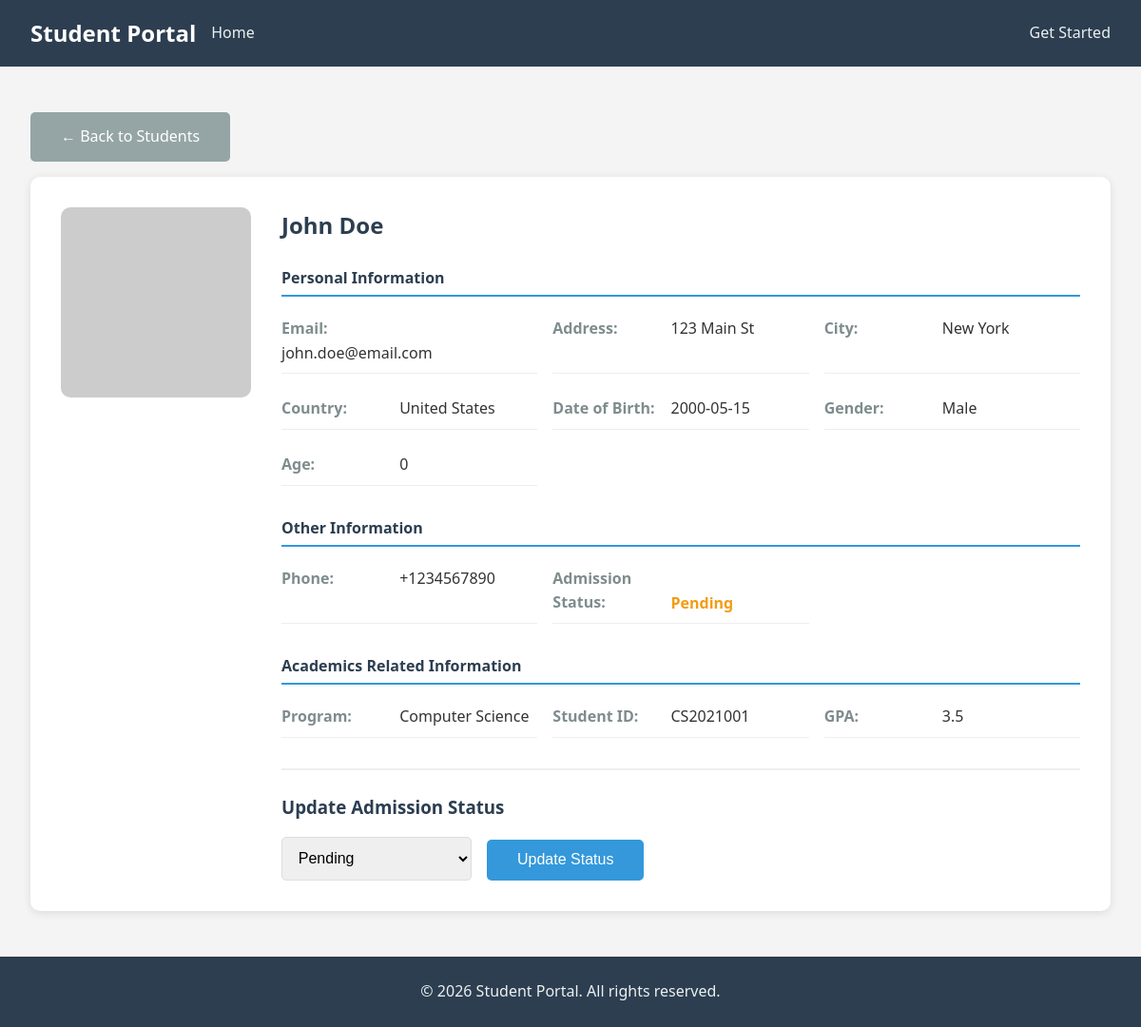
The page /student/3 on the database its author committed.
### tables this page shows
CREATE TABLE students (
                id INTEGER PRIMARY KEY AUTOINCREMENT,
                first_name TEXT NOT NULL,
                last_name TEXT NOT NULL,
                email TEXT NOT NULL,
                phone TEXT,
                address TEXT NOT NULL,
                city TEXT NOT NULL,
                country TEXT NOT NULL,
                dob DATE NOT NULL,
                gender TEXT NOT NULL,
                program TEXT NOT NULL,
                student_id TEXT NOT NULL,
                gpa REAL NOT NULL,
                image TEXT,
                status TEXT DEFAULT 'Pending',
                created_at TIMESTAMP DEFAULT CURRENT_TIMESTAMP
            , age INTEGER NOT NULL DEFAULT 0);

### app.py (the view)
@app.route('/student/<int:student_id>')
def student_details(student_id):
    db = get_db()
    student = db.execute('SELECT * FROM students WHERE id = ?', (student_id,)).fetchone()
    if not student:
        flash('Student not found', 'error')
        return redirect(url_for('index'))
    return render_template('details.html', student=student)

### app.py (called while the page is built)
def get_db():
    if 'db' not in g:
        g.db = sqlite3.connect(app.config['DATABASE'], timeout=30, isolation_level=None)
        g.db.row_factory = sqlite3.Row
    return g.db

### templates/details.html (shortened to what this page needs)
{% extends "base.html" %}
{% block content %}
<main>
    <section class="details-section">
        <div class="container">
            <a href="{{ url_for('index') }}" class="btn btn-back">&larr; Back to Students</a>
            <div class="student-card">
                <div class="student-image">
                    {% if student.image %}
                        <img src="{{ url_for('static', filename='uploads/' + student.image) }}" alt="{{ student.first_name }}">
                    {% else %}
                        <img src="https://via.placeholder.com/200x200/cccccc/666666?text=No+Image" alt="No Image">
                    {% endif %}
                </div>
                <div class="student-info">
                    <h2>{{ student.first_name }} {{ student.last_name }}</h2>
                    <div class="info-section">
                        <h3>Personal Information</h3>
                        <div class="info-grid">
                            <div class="info-item">
                                <span class="info-label">Email:</span>
                                <span class="info-value">{{ student.email }}</span>
                            </div>
                            <div class="info-item">
                                <span class="info-label">Address:</span>
                                <span class="info-value">{{ student.address }}</span>
                            </div>
                            <div class="info-item">
                                <span class="info-label">City:</span>
                                <span class="info-value">{{ student.city }}</span>
                            </div>
                            <div class="info-item">
                                <span class="info-label">Country:</span>
                                <span class="info-value">{{ student.country }}</span>
                            </div>
                            <div class="info-item">
                                <span class="info-label">Date of Birth:</span>
                                <span class="info-value">{{ student.dob }}</span>
                            </div>
                            <div class="info-item">
                                <span class="info-label">Gender:</span>
                                <span class="info-value">{{ student.gender }}</span>
                            </div>
                            <div class="info-item">
                                <span class="info-label">Age:</span>
                                <span class="info-value">{{ student.age }}</span>
                            </div>
                        </div>
                    </div>
                    <div class="info-section">
                        <h3>Other Information</h3>
                        <div class="info-grid">
                            <div class="info-item">
                                <span class="info-label">Phone:</span>
                                <span class="info-value">{{ student.phone or 'N/A' }}</span>
                            </div>
                            <div class="info-item">
                                <span class="info-label">Admission Status:</span>
                                <span class="info-value status-{{ student.status|lower }}">{{ student.status }}</span>
                            </div>
                        </div>
                    </div>
                    <div class="info-section">
                        <h3>Academics Related Information</h3>
                        <div class="info-grid">
                            <div class="info-item">
                                <span class="info-label">Program:</span>
                                <span class="info-value">{{ student.program }}</span>
                            </div>
                            <div class="info-item">
                                <span class="info-label">Student ID:</span>
                                <span class="info-value">{{ student.student_id }}</span>
                            </div>
                            <div class="info-item">
                                <span class="info-label">GPA:</span>
                                <span class="info-value">{{ student.gpa }}</span>
                            </div>
                        </div>
                    </div>
                    <div class="status-form">
                        <h3>Update Admission Status</h3>
                        <form id="statusForm" action="{{ url_for('update_status', student_id=student.id) }}" method="POST">
                            <select id="statusSelect" name="status" required>
                                <option value="Pending" {% if student.status == 'Pending' %}selected{% endif %}>Pending</option>
                            </select>
                            <button type="submit" class="btn btn-primary">Update Status</button>
                        </form>
                    </div>
                </div>
            </div>
        </div>
    </section>
</main>
{% endblock %}

### templates/base.html (shortened to what this page needs)
<!DOCTYPE html>
<html lang="en">
<head>
    <link rel="stylesheet" href="{{ url_for('static', filename='css/style.css') }}">
</head>
<body>
    <nav class="navbar">
        <div class="container">
            <a href="{{ url_for('landing') }}" class="logo">Student Portal</a>
            <ul class="nav-links nav-left">
                <li><a href="{{ url_for('landing') }}" {% if request.endpoint == 'landing' %}class="active"{% endif %}>Home</a></li>
            </ul>
            <ul class="nav-links nav-right">
                <li><a href="{{ url_for('form') }}" {% if request.endpoint == 'form' %}class="active"{% endif %}>Get Started</a></li>
            </ul>
        </div>
    </nav>
    {% block content %}{% endblock %}
    <footer class="footer">
        <div class="container">
            <p>&copy; 2026 Student Portal. All rights reserved.</p>
        </div>
    </footer>
</body>
</html>

### static/css/style.css (style rules this page uses)
* { margin: 0; padding: 0; box-sizing: border-box; }
body { font-family: 'Segoe UI', Tahoma, Geneva, Verdana, sans-serif; line-height: 1.6; color: #333; background-color: #f4f4f4; min-height: 100vh; display: flex; flex-direction: column; }
main { flex: 1; }
.navbar { background-color: #2c3e50; padding: 1rem 0; position: sticky; top: 0; z-index: 1000; }
.navbar .container { display: flex; align-items: center; }
.nav-left { display: flex; gap: 1rem; margin-left: 0; }
.nav-right { display: flex; gap: 1rem; margin-left: auto; }
.logo { color: #fff; font-size: 1.5rem; font-weight: bold; text-decoration: none; margin-right: 1rem; }
.nav-links { list-style: none; display: flex; gap: 1rem; }
.nav-links li { margin-left: 0; }
.nav-links a { color: #ecf0f1; text-decoration: none; transition: color 0.3s; }
.container { max-width: 1200px; margin: 0 auto; padding: 0 2rem; }
.btn { display: inline-block; padding: 0.8rem 2rem; border: none; border-radius: 5px; cursor: pointer; text-decoration: none; font-size: 1rem; transition: all 0.3s; }
.btn-primary { background-color: #3498db; color: #fff; }
.btn-back { background-color: #95a5a6; color: #fff; margin-bottom: 1rem; }
form { background: #fff; padding: 2rem; border-radius: 10px; box-shadow: 0 2px 10px rgba(0,0,0,0.1); max-width: 800px; margin: 0 auto; }
.details-section { padding: 3rem 0; }
.student-card { background: #fff; border-radius: 10px; box-shadow: 0 2px 10px rgba(0,0,0,0.1); overflow: hidden; display: flex; gap: 2rem; padding: 2rem; }
.student-image { flex-shrink: 0; }
.student-image img { width: 200px; height: 200px; object-fit: cover; border-radius: 10px; }
.student-info { flex: 1; }
.student-info h2 { color: #2c3e50; margin-bottom: 1.5rem; }
.info-grid { display: grid; grid-template-columns: repeat(auto-fill, minmax(250px, 1fr)); gap: 1rem; margin-bottom: 2rem; }
.info-item { padding: 0.5rem 0; border-bottom: 1px solid #eee; }
.info-section { margin-bottom: 1.5rem; }
.info-section h3 { color: #2c3e50; margin-bottom: 0.8rem; padding-bottom: 0.3rem; border-bottom: 2px solid #3498db; font-size: 1rem; }
.info-label { font-weight: bold; color: #7f8c8d; display: inline-block; width: 120px; }
.status-pending { color: #f39c12; font-weight: bold; }
.status-form { border-top: 2px solid #eee; padding-top: 1.5rem; }
.status-form h3 { margin-bottom: 1rem; color: #2c3e50; }
.status-form form { display: flex; gap: 1rem; align-items: flex-end; max-width: none; background: none; box-shadow: none; padding: 0; }
.status-form select { flex: 1; max-width: 200px; padding: 0.8rem; border: 1px solid #ddd; border-radius: 5px; font-size: 1rem; }
.footer { background-color: #2c3e50; color: #ecf0f1; text-align: center; padding: 1.5rem 0; margin-top: auto; }

### rows shown on the page
students: first_name "John", last_name "Doe", email "john.doe@email.com", address "123 Main St", city "New York", country "United States", dob "2000-05-15", gender "Male", age "0", phone "+1234567890", status "Pending", program "Computer Science", student_id "CS2021001", gpa "3.5"
